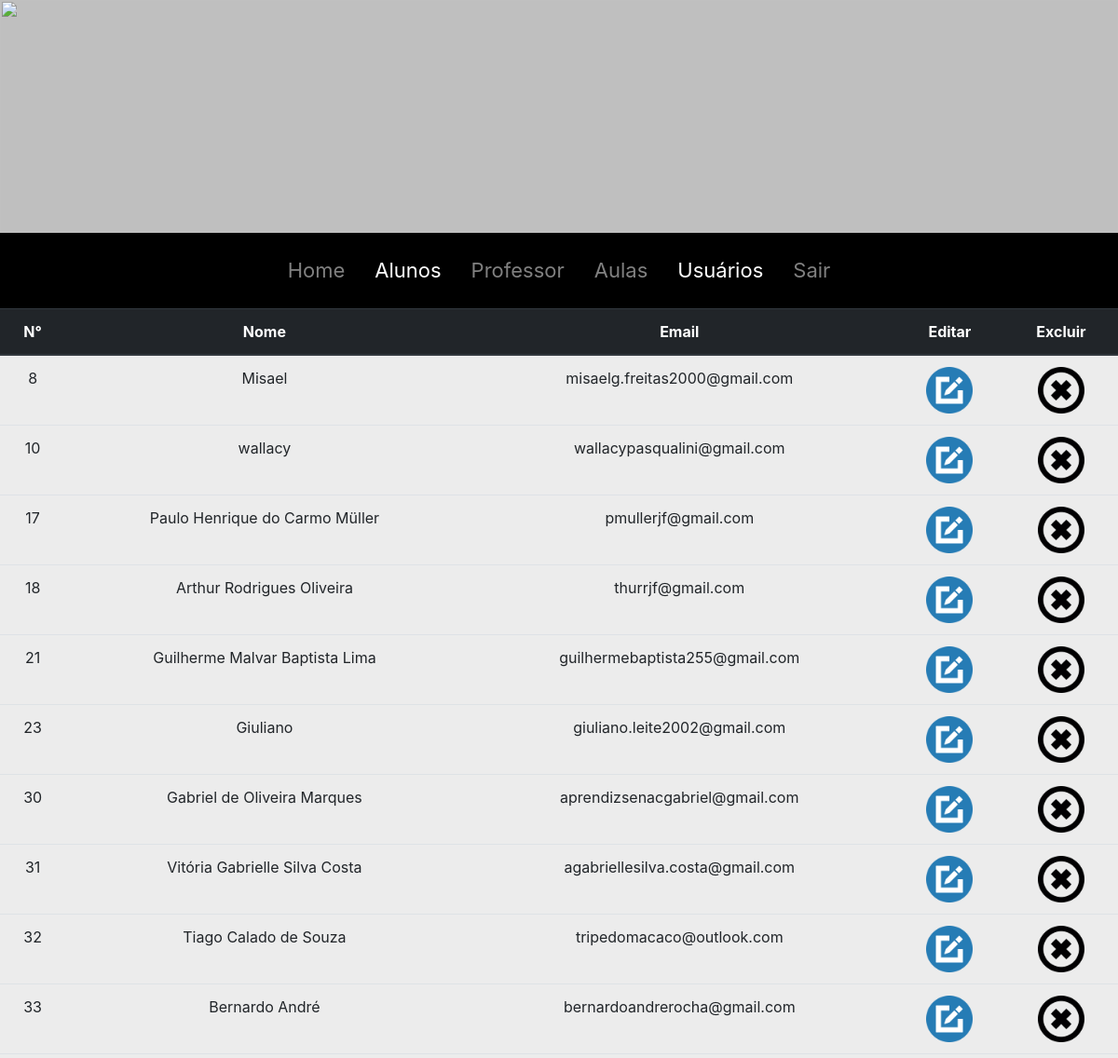
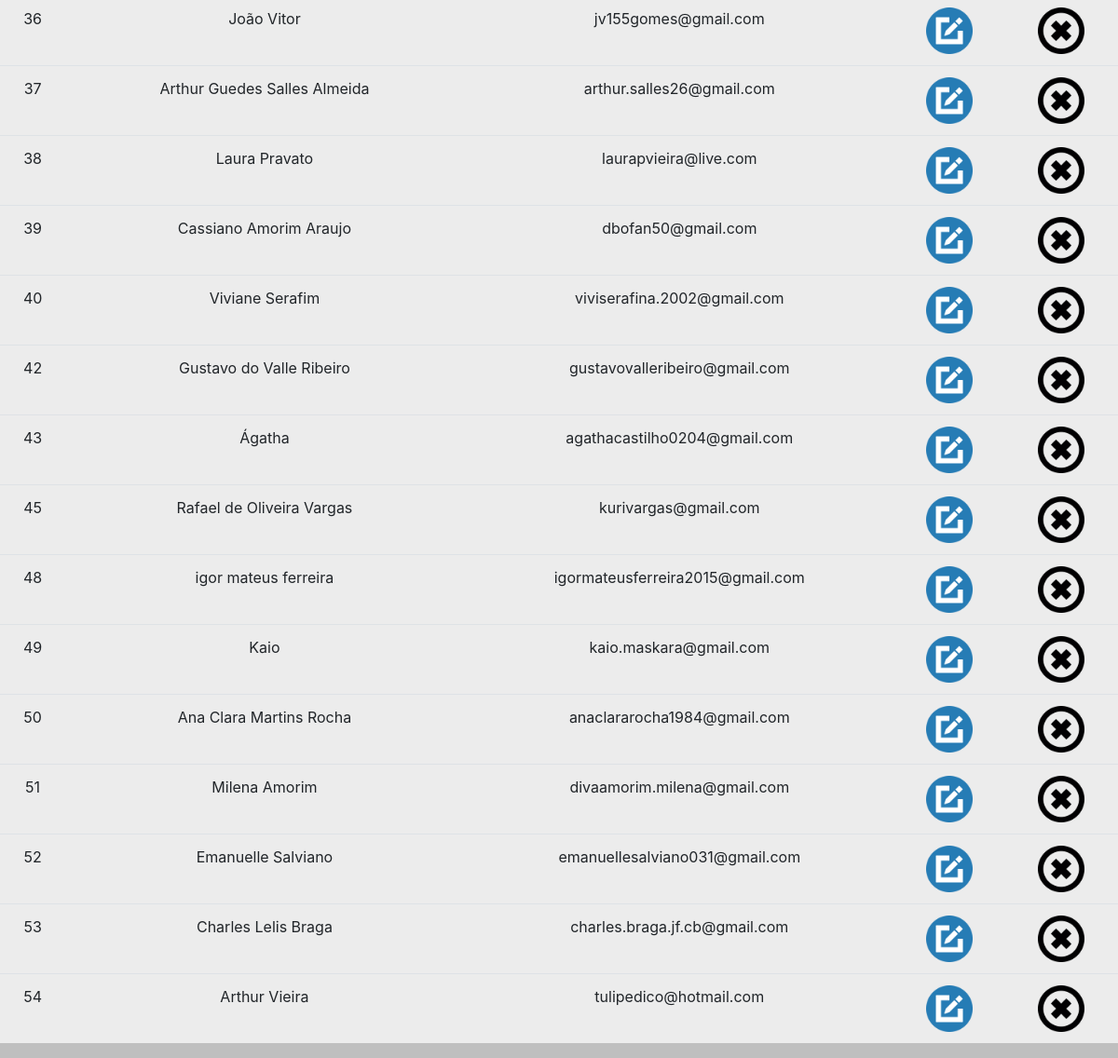
The page /professor/pessoas/alunos/index.php (signed in) on the database its author committed (2 pictures, top to bottom).
### tables this page shows
CREATE TABLE `tbl_usuarios` (
  `id` int(11) NOT NULL,
  `nome` varchar(30) NOT NULL,
  `email` varchar(60) NOT NULL,
  `senha` varchar(40) NOT NULL,
  `pontos` varchar(11) NOT NULL,
  `codigo` int(6) NOT NULL
);

### professor/pessoas/alunos/home.php (the view, shortened to what this page needs)
<?php
include '../../../configs.php';
?>
<div>
	<table class="table" style="background-color: #ececec;">
		<thead class="thead thead-dark">
			<tr>
				<th>
					<center>
						N°
					</center>
				</th>
				<th>
					<center>
						Nome
					</center>
				</th>
				<th>
					<center>
						Email
					</center>
				</th>
				<th>
					<center>
						Editar
					</center>
				</th>
				<th>
					<center>
						Excluir
					</center>
				</th>
			</tr>
		</thead>
		<tbody>
			<?php
			$sql = "SELECT * FROM tbl_usuarios";
			$query = mysqli_query($con, $sql);
			while ($row = mysqli_fetch_object($query)) {
				?>
				<tr>
					<td>
						<center>
							<?=$row->id?>
						</center>
					</td>
					<td>
						<center>
							<?=$row->nome?>
						</center>
					</td>
					<td>
						<center>
							<?=$row->email?>
						</center>
					</td>
					<td>
						<center>
							<a href="./?opt=1&id=<?=$row->id?>">
								<img src="../../imagens/editar.png" width="50" height="50">
							</a>
						</center>
					</td>
					<td>
						<center>
							<a href="#" onclick="options(id = <?=$row->id?>,nome = '<?=$row->nome?>')">
								<img src="../../imagens/excluir.png" width="50" height="50">
							</a>
						</center>
					</td>
				</tr>
				<?php
			}
			?>
		</tbody>
	</table>
</div>

### professor/pessoas/alunos/index.php (shortened to what this page needs)
<?php
$paginas[0] = "home.php";
$paginas[1] = "editar1.php";
$paginas[2] = ".php";
if (isset($_REQUEST['opt'])) {
	$pg = $_REQUEST['opt'];
}
else{
	$pg = 0;
}
?>
<!DOCTYPE html>
<html>
<head>
	<link rel="stylesheet" href="https://maxcdn.bootstrapcdn.com/bootstrap/4.0.0/css/bootstrap.min.css">
	<link rel="stylesheet" type="text/css" href="../../../style.css">
</head>
<body style="background-color: #bfbfbf;">
	<div>
		<img src="" id="title">
	</div>
	<div>
		<?php
		include 'menu.php';
		?>
	</div>
	<?php
	include $paginas[$pg];
	?>
</body>
</html>

### professor/pessoas/alunos/menu.php
<nav class="navbar navbar-expand-xl navbar-dark" style="background-color: #000; font-size: 22px; position: sticky; top: 0; width: 100%;">
	<ul class="navbar-nav mr-auto" style="width: 100%;">
		<div class="d-flex justify-content-xl-center" style="width: 100%;">
			<div class="p-2">
				<li class="nav-item" >
					<a class="nav-link" href="../">Home</a>
				</li>
			</div>
			<div class="p-2">
				<li class="nav-item active">
					<a class="nav-link" href="./">Alunos</a>
				</li>
			</div>
			<div class="p-2">
				<li class="nav-item">
					<a class="nav-link" href="../professores">Professor</a>
				</li>
			</div>
			<div class="p-2">
				<li class="nav-item">
					<a class="nav-link" href="../../aulas">Aulas</a>
				</li>
			</div>
			<div class="p-2 ">
				<li class="nav-item active">
					<a class="nav-link" href="../">Usuários</a>
				</li>
			</div>
			<div class="p-2">
				<li class="nav-item">
					<a class="nav-link" href="../../aulas/sair.php">Sair</a>
				</li>
			</div>
		</div>
	</ul>
</nav>

### rows shown on the page
tbl_usuarios: id "8", nome "Misael", email "misaelg.freitas2000@gmail.com"
tbl_usuarios: id "10", nome "wallacy", email "wallacypasqualini@gmail.com"
tbl_usuarios: id "17", nome "Paulo Henrique do Carmo Müller", email "pmullerjf@gmail.com"
tbl_usuarios: id "18", nome "Arthur Rodrigues Oliveira", email "thurrjf@gmail.com"
tbl_usuarios: id "21", nome "Guilherme Malvar Baptista Lima", email "guilhermebaptista255@gmail.com"
tbl_usuarios: id "23", nome "Giuliano", email "giuliano.leite2002@gmail.com"
tbl_usuarios: id "30", nome "Gabriel de Oliveira Marques", email "aprendizsenacgabriel@gmail.com"
tbl_usuarios: id "31", nome "Vitória Gabrielle Silva Costa", email "agabriellesilva.costa@gmail.com"
tbl_usuarios: id "32", nome "Tiago Calado de Souza", email "tripedomacaco@outlook.com"
tbl_usuarios: id "33", nome "Bernardo André", email "bernardoandrerocha@gmail.com"
tbl_usuarios: id "36", nome "João Vitor", email "jv155gomes@gmail.com"
tbl_usuarios: id "37", nome "Arthur Guedes Salles Almeida", email "arthur.salles26@gmail.com"
tbl_usuarios: id "38", nome "Laura Pravato", email "laurapvieira@live.com"
tbl_usuarios: id "39", nome "Cassiano Amorim Araujo", email "dbofan50@gmail.com"
tbl_usuarios: id "40", nome "Viviane Serafim", email "viviserafina.2002@gmail.com"
tbl_usuarios: id "42", nome "Gustavo do Valle Ribeiro", email "gustavovalleribeiro@gmail.com"
tbl_usuarios: id "43", nome "Ágatha", email "agathacastilho0204@gmail.com"
tbl_usuarios: id "45", nome "Rafael de Oliveira Vargas", email "kurivargas@gmail.com"
tbl_usuarios: id "48", nome "igor mateus ferreira", email "igormateusferreira2015@gmail.com"
tbl_usuarios: id "49", nome "Kaio", email "kaio.maskara@gmail.com"
tbl_usuarios: id "50", nome "Ana Clara Martins Rocha", email "anaclararocha1984@gmail.com"
tbl_usuarios: id "51", nome "Milena Amorim", email "divaamorim.milena@gmail.com"
tbl_usuarios: id "52", nome "Emanuelle Salviano", email "emanuellesalviano031@gmail.com"
tbl_usuarios: id "53", nome "Charles Lelis Braga", email "charles.braga.jf.cb@gmail.com"
tbl_usuarios: id "54", nome "Arthur Vieira", email "tulipedico@hotmail.com"
